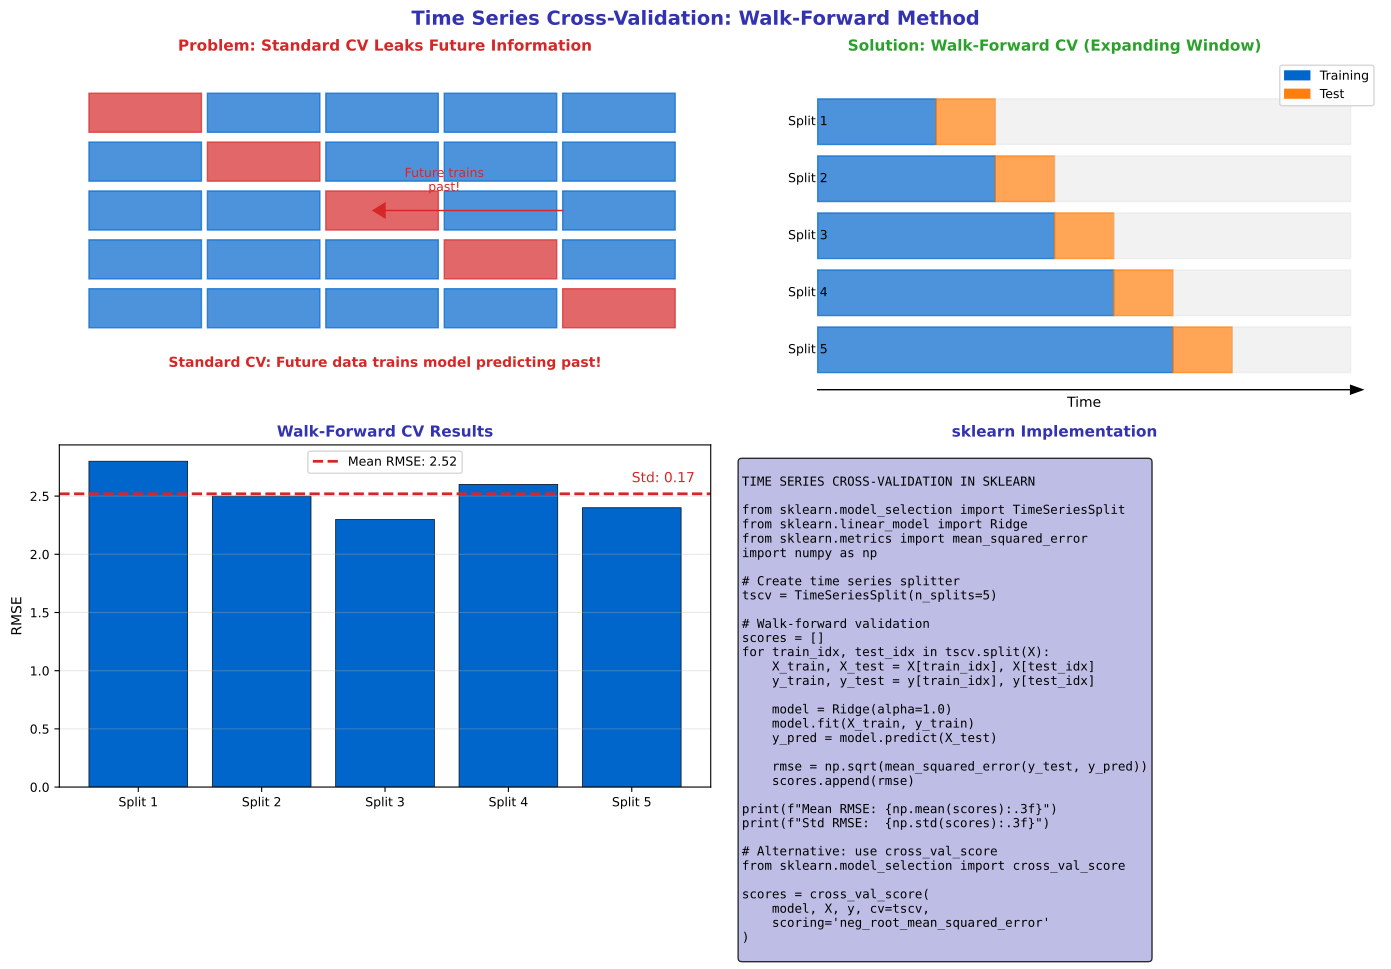

The Python source for this figure:
"""Time Series CV - Walk-forward validation"""
import matplotlib.pyplot as plt
import matplotlib.patches as mpatches
import numpy as np
from pathlib import Path

plt.rcParams.update({
    'font.size': 10,
    'axes.labelsize': 10,
    'axes.titlesize': 11,
    'xtick.labelsize': 9,
    'ytick.labelsize': 9,
    'legend.fontsize': 9,
    'figure.figsize': (10, 6),
    'figure.dpi': 150
})

MLPURPLE = '#3333B2'
MLLAVENDER = '#ADADE0'
MLBLUE = '#0066CC'
MLORANGE = '#FF7F0E'
MLGREEN = '#2CA02C'
MLRED = '#D62728'

np.random.seed(42)

fig, axes = plt.subplots(2, 2, figsize=(14, 10))
fig.suptitle('Time Series Cross-Validation: Walk-Forward Method', fontsize=14, fontweight='bold', color=MLPURPLE)

# Plot 1: Why standard CV fails for time series
ax1 = axes[0, 0]
ax1.axis('off')

# Show standard K-fold problem
n_samples = 100
k = 5
fold_size = n_samples // k

# Standard CV mixes past and future
for fold in range(k):
    for i in range(k):
        y_pos = k - fold - 1
        x_start = i * fold_size
        x_end = (i + 1) * fold_size

        if i == fold:
            color = MLRED
        else:
            color = MLBLUE

        rect = mpatches.Rectangle((x_start, y_pos), fold_size - 1, 0.8,
                                   color=color, alpha=0.7, edgecolor='black')
        ax1.add_patch(rect)

ax1.text(50, -0.8, 'Standard CV: Future data trains model predicting past!', fontsize=10,
         ha='center', color=MLRED, fontweight='bold')

ax1.set_xlim(-5, n_samples + 5)
ax1.set_ylim(-1.5, k + 0.5)
ax1.set_title('Problem: Standard CV Leaks Future Information', fontsize=11, fontweight='bold', color=MLRED)

ax1.arrow(80, 2.4, -30, 0, head_width=0.3, head_length=2, fc=MLRED, ec=MLRED)
ax1.text(60, 2.8, 'Future trains\npast!', fontsize=9, color=MLRED, ha='center')

# Plot 2: Walk-forward CV (correct approach)
ax2 = axes[0, 1]
ax2.axis('off')

# Expanding window walk-forward
train_sizes = [20, 30, 40, 50, 60]
test_size = 10

for i, train_end in enumerate(train_sizes):
    y_pos = len(train_sizes) - i - 1

    # Training data (blue)
    train_rect = mpatches.Rectangle((0, y_pos), train_end, 0.8,
                                     color=MLBLUE, alpha=0.7, edgecolor='black')
    ax2.add_patch(train_rect)

    # Test data (orange)
    test_rect = mpatches.Rectangle((train_end, y_pos), test_size, 0.8,
                                    color=MLORANGE, alpha=0.7, edgecolor='black')
    ax2.add_patch(test_rect)

    # Unused future data (gray)
    unused_rect = mpatches.Rectangle((train_end + test_size, y_pos), 90 - train_end - test_size, 0.8,
                                      color='lightgray', alpha=0.3, edgecolor='black')
    ax2.add_patch(unused_rect)

    ax2.text(-5, y_pos + 0.4, f'Split {i+1}', fontsize=9, va='center')

ax2.set_xlim(-15, 95)
ax2.set_ylim(-0.5, len(train_sizes) + 0.5)
ax2.set_title('Solution: Walk-Forward CV (Expanding Window)', fontsize=11, fontweight='bold', color=MLGREEN)

# Add timeline
ax2.arrow(0, -0.3, 90, 0, head_width=0.15, head_length=2, fc='black', ec='black')
ax2.text(45, -0.6, 'Time', fontsize=10, ha='center')

# Legend
train_patch = mpatches.Patch(color=MLBLUE, label='Training')
test_patch = mpatches.Patch(color=MLORANGE, label='Test')
ax2.legend(handles=[train_patch, test_patch], loc='upper right', fontsize=9)

# Plot 3: Walk-forward results
ax3 = axes[1, 0]

splits = ['Split 1', 'Split 2', 'Split 3', 'Split 4', 'Split 5']
rmse_scores = [2.8, 2.5, 2.3, 2.6, 2.4]

bars = ax3.bar(splits, rmse_scores, color=MLBLUE, edgecolor='black', linewidth=0.5)
ax3.axhline(np.mean(rmse_scores), color=MLRED, linestyle='--', linewidth=2,
            label=f'Mean RMSE: {np.mean(rmse_scores):.2f}')

ax3.set_title('Walk-Forward CV Results', fontsize=11, fontweight='bold', color=MLPURPLE)
ax3.set_ylabel('RMSE', fontsize=10)
ax3.legend(fontsize=9)
ax3.grid(alpha=0.3, axis='y')

# Add std annotation
ax3.text(4, np.mean(rmse_scores) + 0.1, f'Std: {np.std(rmse_scores):.2f}',
         fontsize=10, color=MLRED)

# Plot 4: sklearn code
ax4 = axes[1, 1]
ax4.axis('off')

code = '''
TIME SERIES CROSS-VALIDATION IN SKLEARN

from sklearn.model_selection import TimeSeriesSplit
from sklearn.linear_model import Ridge
from sklearn.metrics import mean_squared_error
import numpy as np

# Create time series splitter
tscv = TimeSeriesSplit(n_splits=5)

# Walk-forward validation
scores = []
for train_idx, test_idx in tscv.split(X):
    X_train, X_test = X[train_idx], X[test_idx]
    y_train, y_test = y[train_idx], y[test_idx]

    model = Ridge(alpha=1.0)
    model.fit(X_train, y_train)
    y_pred = model.predict(X_test)

    rmse = np.sqrt(mean_squared_error(y_test, y_pred))
    scores.append(rmse)

print(f"Mean RMSE: {np.mean(scores):.3f}")
print(f"Std RMSE:  {np.std(scores):.3f}")

# Alternative: use cross_val_score
from sklearn.model_selection import cross_val_score

scores = cross_val_score(
    model, X, y, cv=tscv,
    scoring='neg_root_mean_squared_error'
)
'''

ax4.text(0.02, 0.95, code, transform=ax4.transAxes, fontsize=9,
         verticalalignment='top', fontfamily='monospace',
         bbox=dict(boxstyle='round', facecolor=MLLAVENDER, alpha=0.8))
ax4.set_title('sklearn Implementation', fontsize=11, fontweight='bold', color=MLPURPLE)

plt.tight_layout()
plt.savefig(Path(__file__).parent / 'chart.pdf', dpi=300, bbox_inches='tight')
plt.close()
